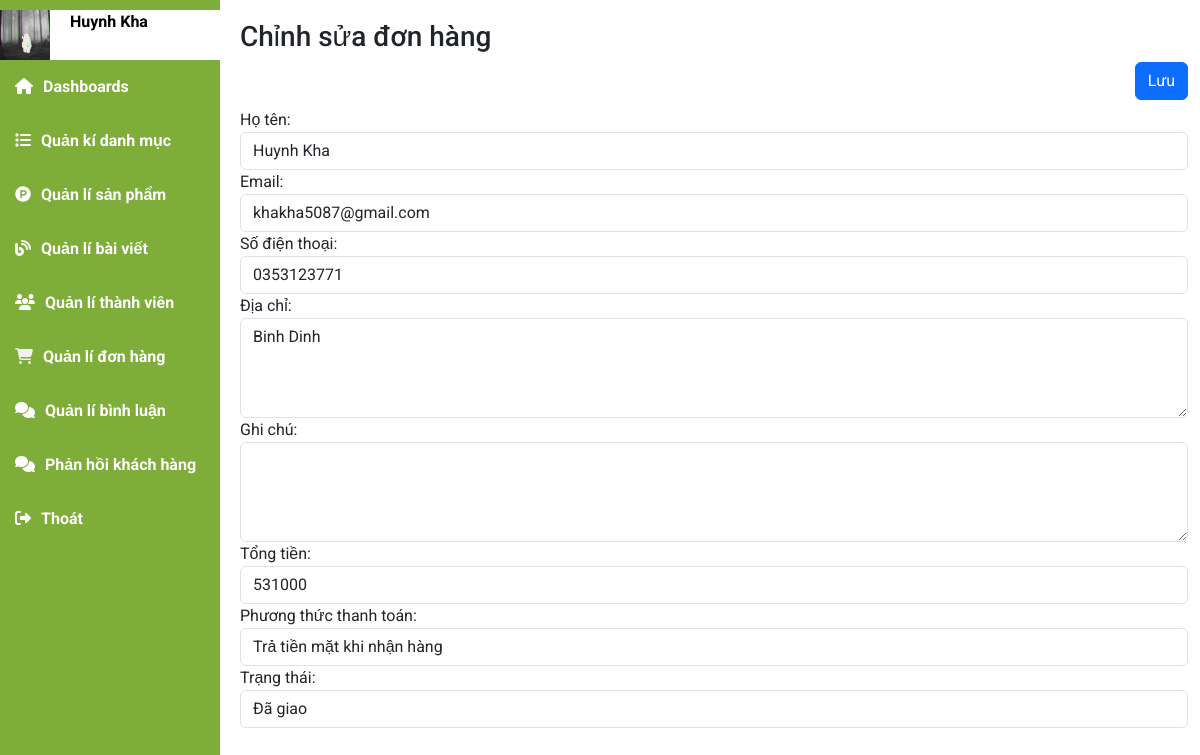
Page /index.php?mod=admin&act=admin_edit_donhang&MaDH=92 (signed in) on the committed database.
### tables this page shows
CREATE TABLE `donhang` (
  `MaDH` int NOT NULL,
  `HoTen` varchar(50) NOT NULL,
  `Email` varchar(50) NOT NULL,
  `SoDienThoai` varchar(50) NOT NULL,
  `DiaChi` varchar(255) NOT NULL,
  `GhiChu` text NOT NULL,
  `TongTien` int NOT NULL DEFAULT '0',
  `NgayDat` datetime NOT NULL DEFAULT CURRENT_TIMESTAMP,
  `MaTK` int NOT NULL,
  `PhuongThucTT` tinyint NOT NULL DEFAULT '1' COMMENT '1.Trả tiền mặt khi nhận hàng 2. Thanh toán bằng VNPAY 3.Thanh toan vi momo',
  `TrangThai` tinyint(1) NOT NULL DEFAULT '0' COMMENT '0.Đơn hàng mới 1.Đang xử lý 2. xác nhận đơn hàng 3.Đang giao hàng 4.Đã giao 5.Đã hủy 6.Giao hàng thất bại',
  `MaDHRandom` varchar(20) NOT NULL
);

### model/m_pdo.php (called while the page is built, shortened)
<?php
function pdo_get_connection(){
    $dburl = "mysql:host=localhost;dbname=organic;charset=utf8";
    $username = 'root';
    $password = '';
    $conn = new PDO($dburl, $username, $password);
    $conn->setAttribute(PDO::ATTR_ERRMODE, PDO::ERRMODE_EXCEPTION);
    return $conn;
}
function pdo_query_one($sql){
    $sql_args = array_slice(func_get_args(), 1);
    try{
        $conn = pdo_get_connection();
        $stmt = $conn->prepare($sql);
        $stmt->execute($sql_args);
        $row = $stmt->fetch(PDO::FETCH_ASSOC);
        return $row;
    }
    catch(PDOException $e){
        throw $e;
    }
    finally{
        unset($conn);
    }
}

### model/m_admin.php (called while the page is built, shortened)
<?php
    include_once 'model/m_pdo.php';
        function get_donhangById($MaDH){
            return pdo_query_one("SELECT * FROM donhang WHERE MaDH = ?",$MaDH);
        }
?>

### view/admin/v_admin_edit_donhang.php (the view, shortened to what this page needs)
<div class="main-content">
    <h3 class="title-page">
        Chỉnh sửa đơn hàng
    </h3>
    <form class="editOrder" action="" method="post" enctype="multipart/form-data">
        <div class="d-flex justify-content-end">
            <input type="submit" class="btn btn-primary mb-2" name="submit" value="Lưu">
        </div>
        <div class="form-group">
            <label for="name">Họ tên:</label>
            <input type="text" class="form-control" name="HoTen" value="<?=$getOrderDetails['HoTen']?>" >
        </div>
        <div class="form-group">
            <label for="name">Email:</label>
            <input type="text" class="form-control" name="Email" value="<?=$getOrderDetails['Email']?>" >
        </div>
        <div class="form-group">
            <label for="name">Số điện thoại:</label>
            <input type="text" class="form-control" name="SoDienThoai" value="<?=$getOrderDetails['SoDienThoai']?>" >
        </div>
        <div class="form-group">
            <label for="name">Địa chỉ:</label>
            <textarea class="form-control" name="DiaChi"><?=$getOrderDetails['DiaChi']?></textarea>
        </div>
        <div class="form-group">
            <label for="name">Ghi chú:</label>
            <textarea class="form-control" name="GhiChu"><?=$getOrderDetails['GhiChu']?></textarea>
        </div>
        <div class="form-group">
            <label for="name">Tổng tiền:</label>
            <input type="text" class="form-control" name="TongTien" value="<?=$getOrderDetails['TongTien']?>" >
        </div>
        <div class="form-group">
            <label for="name">Phương thức thanh toán:</label>
            <select class="form-control" name="PhuongThucTT" class="admin__select">
                <option value="1" <?=($getOrderDetails['PhuongThucTT'] == 1) ? "selected" : "" ?>>Trả tiền mặt khi nhận hàng</option>
            </select>
        </div>
        <div class="form-group">
            <label for="name">Trạng thái:</label>
            <select class="form-control" name="TrangThai" id="" class="admin__select">
                <option value="4" <?=($getOrderDetails['TrangThai'] == 4) ? "selected" : "" ?> >Đã giao</option>
            </select>
        </div>
    </form>
</div>

### view/css/admin.css (style rules this page uses)
* { padding: 0; margin: 0; box-sizing: border-box; font-family: 'Roboto', sans-serif; }
body { background-color: #e6e6e6; }
.main-content { padding-left: 240px; padding-bottom: 20px; }
.main-content .title-page { padding-top: 20px; }
.form-group input { word-wrap: break-word; white-space: pre-line; }
.form-group textarea { width: 100%; height: 100px; resize: vertical; word-wrap: break-word; }

### rows in the picture
donhang: HoTen "Huynh Kha", Email "khakha5087@gmail.com", SoDienThoai "0353123771", DiaChi "Binh Dinh", TongTien "531000", PhuongThucTT "Trả tiền mặt khi nhận hàng", TrangThai "Đã giao"

### other values in the picture
$_SESSION['user']['HoTen'] "Huynh Kha"
